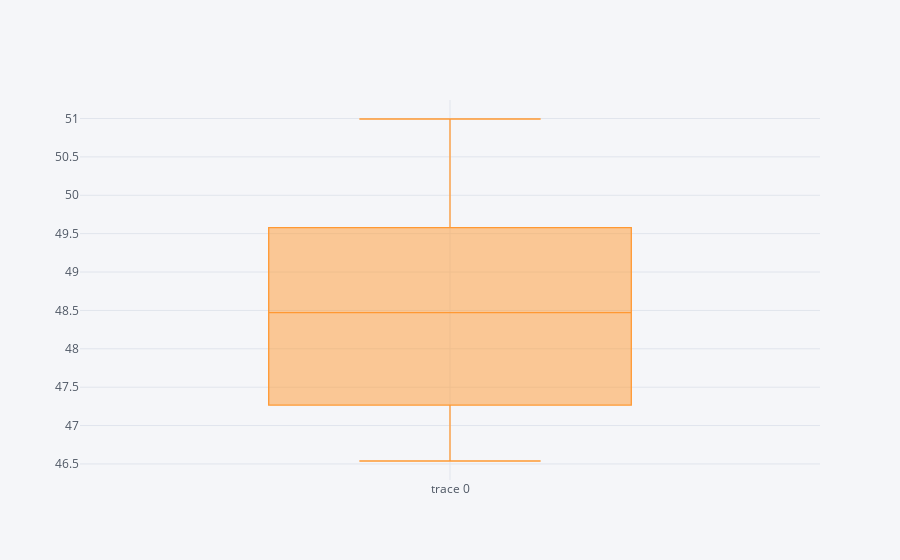

The code cell stored with this chart in its notebook:
### Code cell
df.sum().iplot(kind = 'box')

### Figure 1 — Plotly figure (JSON) as saved in the notebook; plotly's stock layout.template omitted (floating-point values rounded to 4 significant figures)
{"data": [{"boxpoints": false, "line": {"width": 1.3}, "marker": {"color": "rgba(255, 153, 51, 1.0)"}, "orientation": "v", "type": "box", "y": [48.47, 47.51, 49.11, 50.99, 46.54]}], "layout": {"legend": {"bgcolor": "#F5F6F9", "font": {"color": "#4D5663"}}, "paper_bgcolor": "#F5F6F9", "plot_bgcolor": "#F5F6F9", "title": {"font": {"color": "#4D5663"}}, "xaxis": {"gridcolor": "#E1E5ED", "showgrid": true, "tickfont": {"color": "#4D5663"}, "title": {"font": {"color": "#4D5663"}, "text": ""}, "zerolinecolor": "#E1E5ED"}, "yaxis": {"gridcolor": "#E1E5ED", "showgrid": true, "tickfont": {"color": "#4D5663"}, "title": {"font": {"color": "#4D5663"}, "text": ""}, "zerolinecolor": "#E1E5ED"}}}
